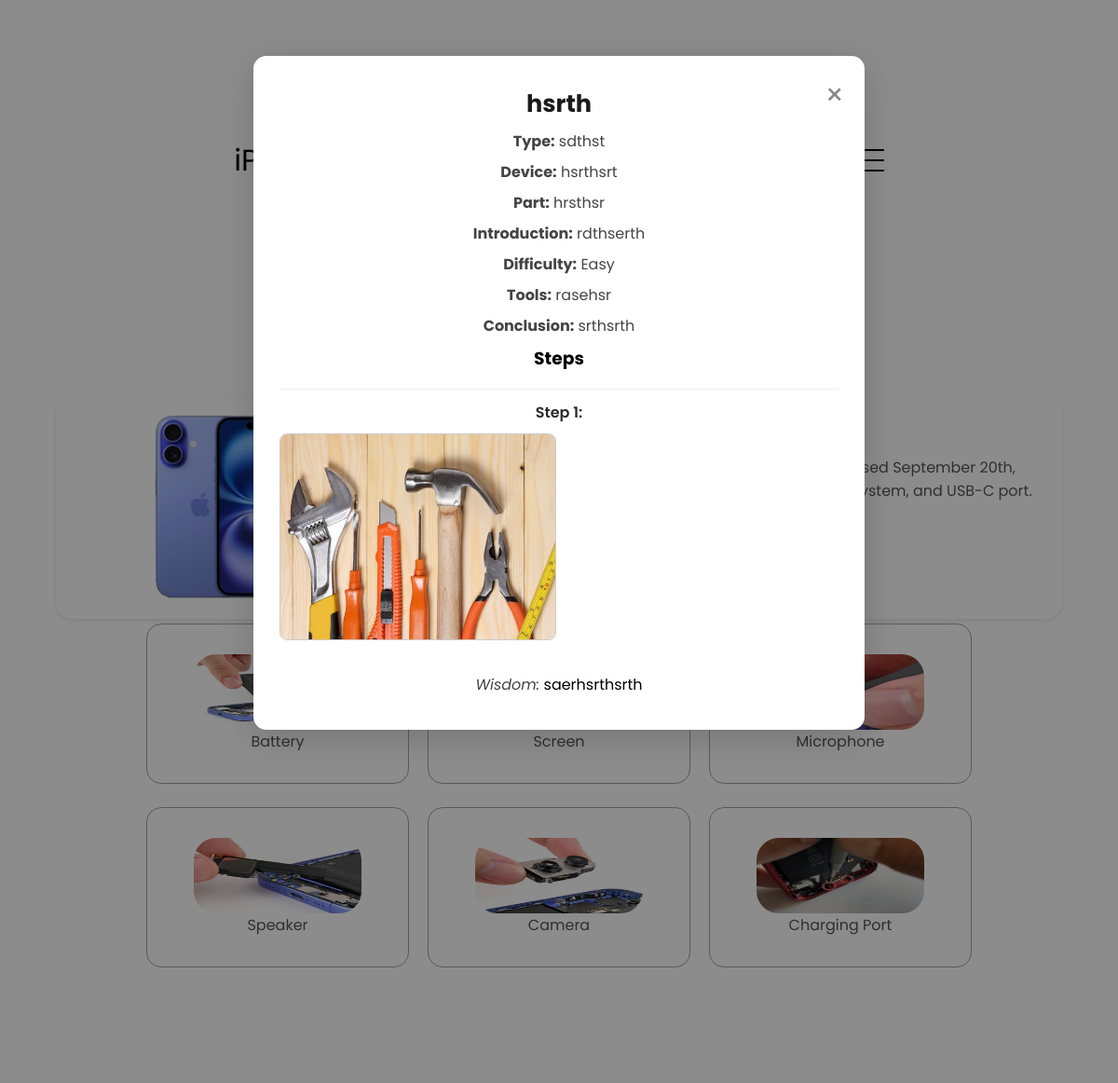
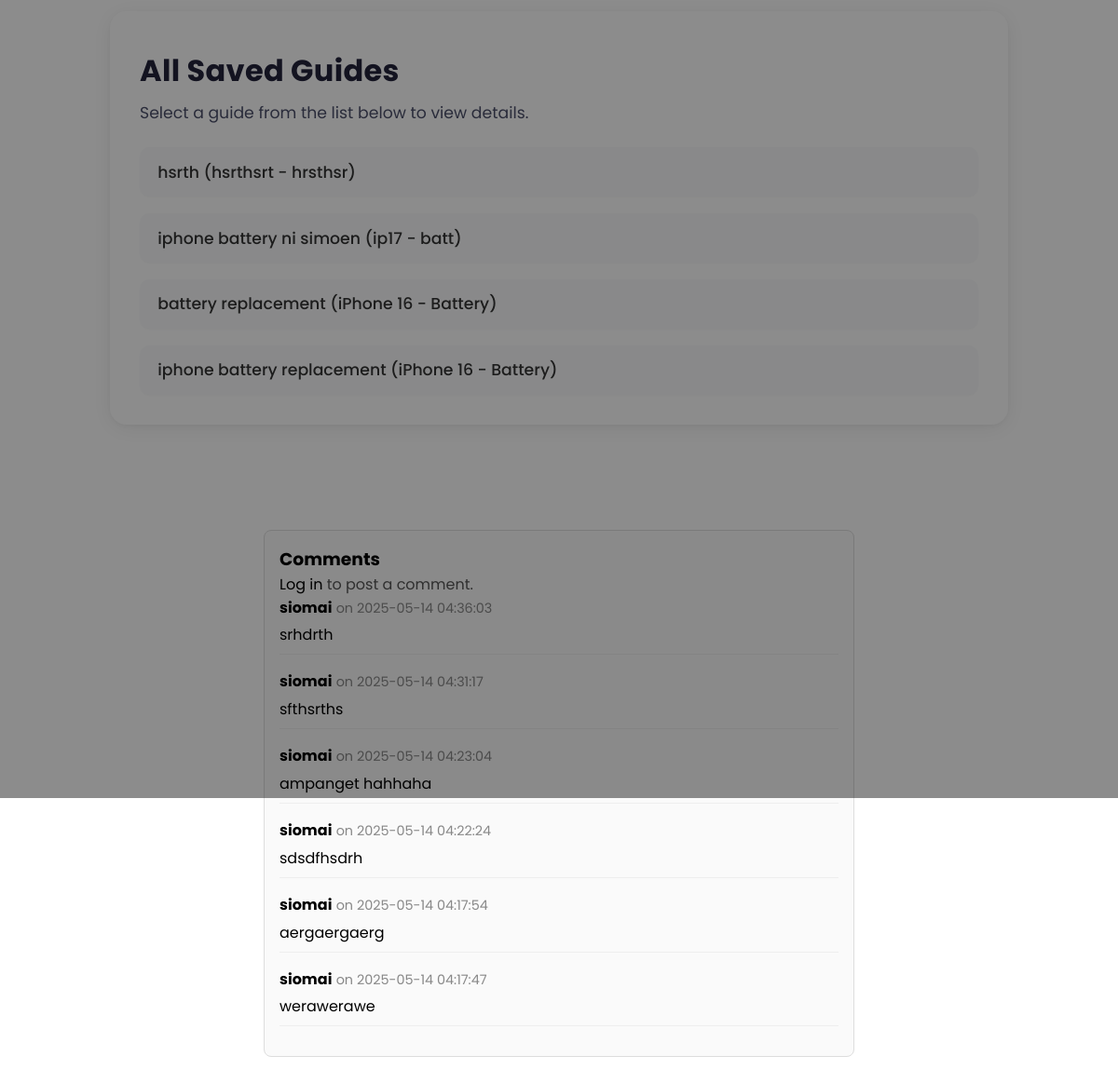
/ip16.php?guide_id=4, run on the app's committed database (2 pictures, top to bottom).
### tables this page shows
CREATE TABLE `guides` (
  `id` int(11) NOT NULL,
  `guide_type` varchar(100) NOT NULL,
  `device` varchar(100) NOT NULL,
  `part` varchar(100) NOT NULL,
  `title` varchar(255) NOT NULL,
  `introduction` text NOT NULL,
  `difficulty_estimate` varchar(50) DEFAULT NULL,
  `tools` varchar(255) DEFAULT NULL,
  `conclusion` text DEFAULT NULL,
  `steps` longtext NOT NULL CHECK (json_valid(`steps`)),
  `step_type` longtext NOT NULL CHECK (json_valid(`step_type`)),
  `wisdom` longtext NOT NULL CHECK (json_valid(`wisdom`)),
  `created_at` timestamp NOT NULL DEFAULT current_timestamp(),
  `step_images` text DEFAULT NULL
);

CREATE TABLE `comments` (
  `id` int(11) NOT NULL,
  `guide_id` int(11) NOT NULL,
  `username` varchar(255) NOT NULL,
  `comment` text NOT NULL,
  `created_at` timestamp NOT NULL DEFAULT current_timestamp()
);

### ip16.php (the view, shortened to what this page needs)
<?php
$host = 'localhost';
$db = 'masterdiy';
$user = 'root';
$pass = '';
$conn = new mysqli($host, $user, $pass, $db);
$guide = null;
$guide_selected = false;
if (isset($_GET['guide_id'])) {
    $guide_id = intval($_GET['guide_id']);
    $sql = "SELECT * FROM guides WHERE id = ?";
    $stmt = $conn->prepare($sql);
    $stmt->bind_param("i", $guide_id);
    $stmt->execute();
    $result = $stmt->get_result();
    $guide = $result->fetch_assoc();
    $guide_selected = true;
}
$all_guides = [];
$sql_all = "SELECT id, title, device, part, guide_type FROM guides ORDER BY id DESC";
$result_all = $conn->query($sql_all);
while ($row = $result_all->fetch_assoc()) {
    $all_guides[] = $row;
}
$comment_error = '';
$comments = [];
if ($guide_selected) {
    $stmt = $conn->prepare("SELECT username, comment, created_at FROM comments WHERE guide_id = ? ORDER BY created_at DESC");
    $stmt->bind_param("i", $guide_id);
    $stmt->execute();
    $result = $stmt->get_result();
    while ($row = $result->fetch_assoc()) {
        $comments[] = $row;
    }
}
?>
<!DOCTYPE html>
<html lang="en">
<head>
    <link rel="stylesheet" href="css/style.css">
    <link rel="stylesheet" href="css/mediaqueries.css">
    <link rel="stylesheet" href="css/iphone-style.css">
    <link rel="stylesheet" href="css/user-guide.css">
</head>
<body>
    <nav id="hamburger-nav">
      <div class="logo">iPhone DIY</div>
      <div class="hamburger-menu">
        <div class="hamburger-icon" onclick="toggleMenu()">
          <span></span>
          <span></span>
          <span></span>
        </div>
      </div>
    </nav>
    <section id="categories">
    <div class="container">
        <div class="product-image">
            <img src="./categories/ip16.png" alt="iPhone 16">
        </div>
        <div class="product-info">
            <h1>iPhone 16 Repair</h1>
            <p>Repair and disassembly information for the iPhone 16, released September 20th, 2024. It features a 6.1" OLED display, a 48 MP dual-camera system, and USB-C port.</p>
            <div class="actions">
                <button onclick="location.href='guide.php'">Create a Guide</button>
            </div>
        </div>
    </div>
      <div class="main-details-container">
      <div class="about-containers ip-cat-grid">
        <a href="battery.php" class="details-container color-container cat">
          <p class="section__text__p1">Battery</p>
        </a>
        <a href="screen.php" class="details-container color-container cat">
          <p class="section__text__p1">Screen</p>
        </a>
        <a href="microphone.php" class="details-container color-container cat">
          <p class="section__text__p1">Microphone</p>
        </a>
        <a href="speaker.php" class="details-container color-container cat">
          <img src="./ip/speaker.png" alt="Category 4" class="project-img"/>
          <p class="section__text__p1">Speaker</p>
        </a>
        <a href="camera.php" class="details-container color-container cat">
          <img src="./ip/camera.png" alt="Category 5" class="project-img"/>
          <p class="section__text__p1">Camera</p>
        </a>
        <a href="charging-port.php" class="details-container color-container cat">
          <img src="./ip/chargin-port.png" alt="Category 6" class="project-img"/>
          <p class="section__text__p1">Charging Port</p>
        </a>
      </div>
      </div>
    </section>
<section class="about">
  <?php if ($guide): ?>
    <div id="guideModal" class="modal">
      <div class="modal-content">
        <span class="close-modal" id="closeGuideModal">&times;</span>
        <h2><?php echo htmlspecialchars($guide['title']); ?></h2>
        <p><strong>Type:</strong> <?php echo htmlspecialchars($guide['guide_type']); ?></p>
        <p><strong>Device:</strong> <?php echo htmlspecialchars($guide['device']); ?></p>
        <p><strong>Part:</strong> <?php echo htmlspecialchars($guide['part']); ?></p>
        <p><strong>Introduction:</strong> <?php echo nl2br(htmlspecialchars($guide['introduction'])); ?></p>
        <p><strong>Difficulty:</strong> <?php echo htmlspecialchars($guide['difficulty_estimate']); ?></p>
        <p><strong>Tools:</strong> <?php echo htmlspecialchars($guide['tools']); ?></p>
        <p><strong>Conclusion:</strong> <?php echo nl2br(htmlspecialchars($guide['conclusion'])); ?></p>
        <h3>Steps</h3>
        <?php
        $steps = json_decode($guide['steps'], true);
        $wisdom = json_decode($guide['wisdom'], true);
        $step_images = isset($guide['step_images']) ? json_decode($guide['step_images'], true) : [];
        if ($steps && count($steps) > 0) {
            foreach ($steps as $i => $step) {
                echo "<div class='step-block'>";
                echo "<span class='step-title'>Step " . ($i+1) . ":</span> " . htmlspecialchars($step) . "<br>";
                if (!empty($step_images[$i])) {
                    $imgPath = htmlspecialchars($step_images[$i]);
                    echo "<img src='$imgPath' alt='Step Image' class='step-image'><br>";
                }
                if (!empty($wisdom[$i])) {
                    echo "<em>Wisdom:</em> " . htmlspecialchars($wisdom[$i]) . "<br>";
                }
                echo "</div>";
            }
        } else {
            echo "<p>No steps found.</p>";
        }
        ?>
      </div>
    </div>
  <?php endif; ?>
    <div class="user-section">
        <h2>All Saved Guides</h2>
          <p>Select a guide from the list below to view details.</p>
        <ul>
            <?php foreach ($all_guides as $g): ?>
                <li>
                    <a href="ip16.php?guide_id=<?php echo $g['id']; ?>">
                        <?php echo htmlspecialchars($g['title']); ?> (<?php echo htmlspecialchars($g['device']); ?> - <?php echo htmlspecialchars($g['part']); ?>)
                    </a>
                </li>
            <?php endforeach; ?>
        </ul>
    </div>
</section>
<section>
    <?php if ($guide_selected): ?>
    <div class="comment-section" style="max-width:600px;margin:2em auto;padding:1em;border:1px solid #ddd;border-radius:8px;background:#fafafa;">
        <h3>Comments</h3>
        <?php if (isset($_SESSION['username'])): ?>
            <form method="post" style="margin-bottom:1em;">
                <input type="hidden" name="guide_id" value="<?php echo htmlspecialchars($guide_id); ?>">
                <textarea name="comment_text" rows="3" style="width:100%;padding:0.5em;" placeholder="Write your comment here..."></textarea>
                <?php if ($comment_error): ?>
                    <div style="color:red;"><?php echo htmlspecialchars($comment_error); ?></div>
                <?php endif; ?>
                <button type="submit" name="comment_submit" style="margin-top:0.5em;">Post Comment</button>
            </form>
        <?php else: ?>
            <p><a href="login.php">Log in</a> to post a comment.</p>
        <?php endif; ?>
        <?php if (count($comments) > 0): ?>
            <ul style="list-style:none;padding:0;">
                <?php foreach ($comments as $c): ?>
                    <li style="margin-bottom:1em;padding-bottom:0.5em;border-bottom:1px solid #eee;">
                        <strong><?php echo htmlspecialchars($c['username']); ?></strong>
                        <span style="color:#888;font-size:0.9em;">on <?php echo htmlspecialchars($c['created_at']); ?></span>
                        <div style="margin-top:0.3em;"><?php echo nl2br(htmlspecialchars($c['comment'])); ?></div>
                    </li>
                <?php endforeach; ?>
            </ul>
        <?php else: ?>
            <p>No comments yet. Be the first to comment!</p>
        <?php endif; ?>
    </div>
    <?php endif; ?>
</section>
</body>
</html>

### css/style.css (style rules this page uses)
* { margin: 0; padding: 0; }
body { font-family: "Poppins", sans-serif; }
html { scroll-behavior: smooth; }
p { color: rgb(85, 85, 85); }
a, .btn { transition: all 300ms ease; }
nav, .nav-links { display: flex; }
nav { justify-content: space-around; align-items: center; height: 17vh; }
a { color: black; text-decoration: none; text-decoration-color: white; }
.logo { font-size: 2rem; }
#hamburger-nav { display: none; }
.hamburger-menu { position: relative; display: inline-block; }
.hamburger-icon { display: flex; flex-direction: column; justify-content: space-between; height: 24px; width: 30px; cursor: pointer; }
.hamburger-icon span { width: 100%; height: 2px; background-color: black; transition: all 0.3 ease-in-out; }
.hamburger-icon span:first-child { transform: none; }
.hamburger-icon span:first-child { opacity: 1; }
section { padding-top: 4vh; height: 100vh; margin: 0 10rem; box-sizing: border-box; min-height: fit-content; }
.section__text__p1 { text-align: center; }
#categories { position: relative; }
.about-containers { display: flex; justify-content: center; align-items: center; gap: 2rem; margin-bottom: 1rem; margin-top: 1rem; height: 100%; }
.about-containers, .about-details-container { display: flex; }
.details-container { max-width: 300px; flex: 1; background: white; border-radius: 2rem; border: rgb(53, 53, 53) 0.1rem solid; border-color: rgb(163, 163, 163); text-align: center; }
.main-details-container { display: flex; justify-content: center; align-items: center; flex-direction: column; }
.details-container { padding: 2.5rem; flex: 1; background: white; border-radius: 2rem; border: rgb(53, 53, 53) 0.1rem solid; border-color: rgb(163, 163, 163); }
.details-container p { font-size: 1rem; }
.cat { margin-top: .3rem; transition: transform 0.3s, box-shadow 0.3s; }
.color-container { border-color: rgb(163, 163, 163); background: rgb(250, 250, 250); }
.project-img { border-radius: 1.5rem; width: 90%; height: 90%; }

### css/mediaqueries.css (style rules this page uses)
@media screen and (max-width: 1400px) { .about-containers { flex-wrap: wrap; margin-top: 2rem; } }
@media screen and (max-width: 1400px) { #about, #categories { height: fit-content; } }
@media screen and (max-width: 1200px) { #hamburger-nav { display: flex; } }
@media screen and (max-width: 1200px) { section, .section-container { height: fit-content; } }
@media screen and (max-width: 1200px) { section { margin: 0 5%; } }
@media screen and (max-width: 1200px) { .about-containers { flex-direction: row; gap: 1rem; margin-top: 0; } }
.modal-content { background-color: #fff; padding: 20px; border-radius: 10px; width: 90%; max-width: 400px; box-shadow: 0 4px 6px rgba(0, 0, 0, 0.1); text-align: center; }

### css/iphone-style.css (style rules this page uses)
.ip-cat-grid { display: grid; grid-template-columns: repeat(3, 1fr); gap: 20px; }
.details-container.cat { height: 90px; width: 200px; overflow: hidden; display: flex; flex-direction: column; align-items: center; justify-content: center; }
.details-container { border-radius: 1rem; background-color: white; }
.container { display: flex; background-color: white; border-radius: 18px; box-shadow: 0 2px 5px rgba(0, 0, 0, 0.1); overflow: hidden; }
.product-image { flex: 1; padding: 20px; display: flex; justify-content: center; align-items: center; }
.product-image img { max-width: 80%; height: auto; }
.product-info { flex: 2; padding: 20px; }
.product-info h1 { margin: 0; font-size: 24px; }
.product-info p { margin: 10px 0; }
.actions { margin: 20px 0; }
.actions button { padding: 10px 15px; margin-right: 10px; border: none; border-radius: 5px; background-color: grey; color: white; cursor: pointer; }

### data on the page
guides: title "hsrth", guide_type "sdthst", device "hsrthsrt", part "hrsthsr", introduction "rdthserth", difficulty_estimate "Easy", tools "rasehsr", conclusion "srthsrth", wisdom "saerhsrthsrth"
guides: title "iphone battery ni simoen", device "ip17", part "batt"
guides: title "battery replacement", device "iPhone 16", part "Battery"
guides: title "iphone battery replacement", device "iPhone 16", part "Battery"
comments: username "siomai", created_at "2025-05-14 04:36:03", comment "srhdrth"
comments: username "siomai", created_at "2025-05-14 04:31:17", comment "sfthsrths"
comments: username "siomai", created_at "2025-05-14 04:23:04", comment "ampanget hahhaha"
comments: username "siomai", created_at "2025-05-14 04:22:24", comment "sdsdfhsdrh"
comments: username "siomai", created_at "2025-05-14 04:17:54", comment "aergaergaerg"
comments: username "siomai", created_at "2025-05-14 04:17:47", comment "werawerawe"
